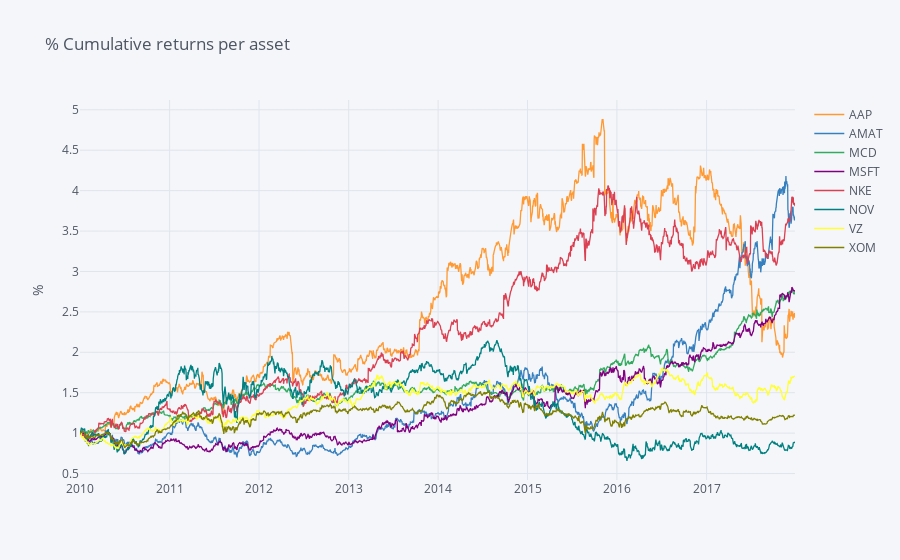

Here is the notebook cell this chart was saved with:
### Code cell
df_plot = data.df.loc[:, data.df.columns.str.contains("Close")]

df_plot = df_plot.\
    rename(columns={col: col.split("_")[1] for col in df_plot.columns}).\
    pct_change().\
    dropna(axis=0).\
    apply(calc_cumulative_returns, axis=0)

df_plot.iplot(title="% Cumulative returns per asset", yTitle="%", world_readable=True, asDates=True)

### Figure 1 — Plotly figure (JSON) as saved in the notebook; plotly's stock layout.template omitted (floating-point values rounded to 4 significant figures; data arrays with more than 128 entries replaced by an {"elided": "..."} marker saying what was removed)
{"data": [{"line": {"color": "rgba(255, 153, 51, 1.0)", "dash": "solid", "shape": "linear", "width": 1.3}, "mode": "lines", "name": "AAP", "text": "", "type": "scatter", "x": {"elided": "2013 str values"}, "y": {"elided": "2013 float values"}}, {"line": {"color": "rgba(55, 128, 191, 1.0)", "dash": "solid", "shape": "linear", "width": 1.3}, "mode": "lines", "name": "AMAT", "text": "", "type": "scatter", "x": {"elided": "2013 str values"}, "y": {"elided": "2013 float values"}}, {"line": {"color": "rgba(50, 171, 96, 1.0)", "dash": "solid", "shape": "linear", "width": 1.3}, "mode": "lines", "name": "MCD", "text": "", "type": "scatter", "x": {"elided": "2013 str values"}, "y": {"elided": "2013 float values"}}, {"line": {"color": "rgba(128, 0, 128, 1.0)", "dash": "solid", "shape": "linear", "width": 1.3}, "mode": "lines", "name": "MSFT", "text": "", "type": "scatter", "x": {"elided": "2013 str values"}, "y": {"elided": "2013 float values"}}, {"line": {"color": "rgba(219, 64, 82, 1.0)", "dash": "solid", "shape": "linear", "width": 1.3}, "mode": "lines", "name": "NKE", "text": "", "type": "scatter", "x": {"elided": "2013 str values"}, "y": {"elided": "2013 float values"}}, {"line": {"color": "rgba(0, 128, 128, 1.0)", "dash": "solid", "shape": "linear", "width": 1.3}, "mode": "lines", "name": "NOV", "text": "", "type": "scatter", "x": {"elided": "2013 str values"}, "y": {"elided": "2013 float values"}}, {"line": {"color": "rgba(255, 255, 51, 1.0)", "dash": "solid", "shape": "linear", "width": 1.3}, "mode": "lines", "name": "VZ", "text": "", "type": "scatter", "x": {"elided": "2013 str values"}, "y": {"elided": "2013 float values"}}, {"line": {"color": "rgba(128, 128, 0, 1.0)", "dash": "solid", "shape": "linear", "width": 1.3}, "mode": "lines", "name": "XOM", "text": "", "type": "scatter", "x": {"elided": "2013 str values"}, "y": {"elided": "2013 float values"}}], "layout": {"legend": {"bgcolor": "#F5F6F9", "font": {"color": "#4D5663"}}, "paper_bgcolor": "#F5F6F9", "plot_bgcolor": "#F5F6F9", "title": {"font": {"color": "#4D5663"}, "text": "% Cumulative returns per asset"}, "xaxis": {"gridcolor": "#E1E5ED", "showgrid": true, "tickfont": {"color": "#4D5663"}, "title": {"font": {"color": "#4D5663"}, "text": ""}, "zerolinecolor": "#E1E5ED"}, "yaxis": {"gridcolor": "#E1E5ED", "showgrid": true, "tickfont": {"color": "#4D5663"}, "title": {"font": {"color": "#4D5663"}, "text": "%"}, "zerolinecolor": "#E1E5ED"}}}
